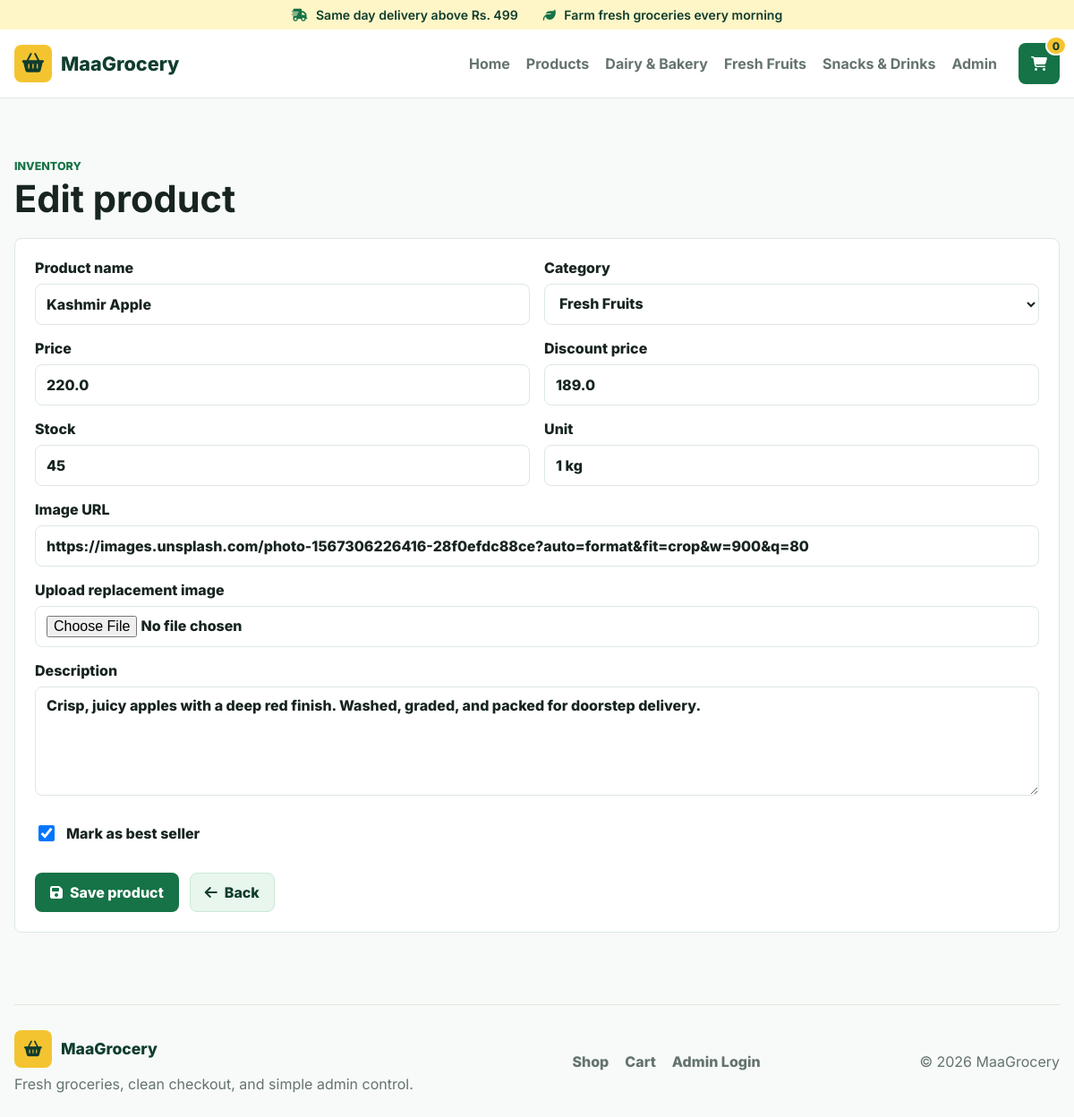
The page /admin/products/2/edit (signed in) on the database its author committed.
### tables this page shows
CREATE TABLE categories (
        id INTEGER PRIMARY KEY AUTOINCREMENT,
        name TEXT NOT NULL,
        slug TEXT UNIQUE NOT NULL,
        image_url TEXT,
        created_at TEXT DEFAULT CURRENT_TIMESTAMP
    );

CREATE TABLE products (
        id INTEGER PRIMARY KEY AUTOINCREMENT,
        category_id INTEGER REFERENCES categories(id),
        name TEXT NOT NULL,
        slug TEXT UNIQUE NOT NULL,
        description TEXT NOT NULL,
        image_url TEXT,
        price REAL NOT NULL,
        discount_price REAL,
        stock INTEGER DEFAULT 0 NOT NULL,
        unit TEXT DEFAULT 'piece' NOT NULL,
        is_best_seller INTEGER DEFAULT 0 NOT NULL,
        created_at TEXT DEFAULT CURRENT_TIMESTAMP
    );

### app.py (the view, shortened to what this page needs)
@app.route("/admin/products/<int:product_id>/edit", methods=["GET", "POST"])
@admin_required
def edit_product(product_id):
    product = db.fetch_one("SELECT * FROM products WHERE id = :id", {"id": product_id})
    if not product:
        abort(404)
    return render_template("edit_product.html", product=product, categories=get_categories())

### app.py (called while the page is built, shortened)
def get_categories():
    return db.fetch_all("SELECT * FROM categories ORDER BY name")

def get_cart_count():
    session_id = session.get("session_id")
    if not session_id:
        return 0
    row = db.fetch_one(
        "SELECT COALESCE(SUM(quantity), 0) AS count FROM cart WHERE session_id = :session_id",
        {"session_id": session_id},
    )
    return int(row["count"] or 0)

def admin_required(view):
    @wraps(view)
    def wrapped_view(*args, **kwargs):
        if not session.get("admin_id"):
            flash("Please log in to continue.", "warning")
            return redirect(url_for("admin_login"))
        return view(*args, **kwargs)
    return wrapped_view

@app.before_request
def ensure_cart_session():
    if "session_id" not in session:
        session["session_id"] = uuid.uuid4().hex

@app.context_processor
def inject_layout_data():
    try:
        return {
            "cart_count": get_cart_count(),
            "categories_nav": get_categories(),
            "current_year": datetime.now().year,
        }
    except Exception:
        return {"cart_count": 0, "categories_nav": [], "current_year": datetime.now().year}

    @property
    def is_oracle(self):
        return self.backend == "oracle"

    def connect(self):
        conn = sqlite3.connect(DATABASE_PATH)
        conn.row_factory = sqlite3.Row
        conn.execute("PRAGMA foreign_keys = ON")
        return conn

    def _rows_to_dicts(self, cursor, rows):
        if not rows:
            return []
        if self.is_oracle:
            columns = [column[0].lower() for column in cursor.description]
            return [dict(zip(columns, row)) for row in rows]
        return [dict(row) for row in rows]

    def fetch_all(self, sql, params=None):
        conn = self.connect()
        cursor = conn.cursor()
        try:
            cursor.execute(sql, params or {})
            rows = cursor.fetchall()
            return self._rows_to_dicts(cursor, rows)
        finally:
            cursor.close()
            conn.close()

    def fetch_one(self, sql, params=None):
        rows = self.fetch_all(sql, params)
        return rows[0] if rows else None

### templates/edit_product.html (shortened to what this page needs)
{% extends "base.html" %}
{% block content %}
<section class="form-page">
    <div class="section-heading">
        <span class="eyebrow">Inventory</span>
        <h1>Edit product</h1>
    </div>
    <form class="product-form" method="post" enctype="multipart/form-data">
        <div class="form-grid">
            <label>Product name
                <input type="text" name="name" value="{{ product.name }}" required>
            </label>
            <label>Category
                <select name="category_id" required>
                    {% for category in categories %}
                        <option value="{{ category.id }}" {% if product.category_id == category.id %}selected{% endif %}>{{ category.name }}</option>
                    {% endfor %}
                </select>
            </label>
            <label>Price
                <input type="number" name="price" value="{{ product.price }}" step="0.01" min="0" required>
            </label>
            <label>Discount price
                <input type="number" name="discount_price" value="{{ product.discount_price }}" step="0.01" min="0">
            </label>
            <label>Stock
                <input type="number" name="stock" value="{{ product.stock }}" min="0" required>
            </label>
            <label>Unit
                <input type="text" name="unit" value="{{ product.unit }}" required>
            </label>
            <label class="span-2">Image URL
                <input type="url" name="image_url" value="{{ product.image_url }}">
            </label>
            <label class="span-2">Upload replacement image
                <input type="file" name="image_file" accept="image/png,image/jpeg,image/webp,image/gif">
            </label>
            <label class="span-2">Description
                <textarea name="description" rows="5" required>{{ product.description }}</textarea>
            </label>
            <label class="checkbox-line">
                <input type="checkbox" name="is_best_seller" {% if product.is_best_seller %}checked{% endif %}>
                <span>Mark as best seller</span>
            </label>
        </div>
        <div class="form-actions">
            <button class="btn btn-primary" type="submit"><i class="fa-solid fa-floppy-disk"></i> Save product</button>
            <a class="btn btn-soft" href="{{ url_for('admin_dashboard') }}"><i class="fa-solid fa-arrow-left"></i> Back</a>
        </div>
    </form>
</section>
{% endblock %}

### templates/base.html (shortened to what this page needs)
<!doctype html>
<html lang="en">
<head>
    <link rel="stylesheet" href="https://cdnjs.cloudflare.com/ajax/libs/font-awesome/6.5.2/css/all.min.css">
    <link rel="stylesheet" href="{{ url_for('static', filename='css/style.css') }}">
</head>
<body>
    <header class="site-header">
        <div class="top-strip">
            <span><i class="fa-solid fa-truck-fast"></i> Same day delivery above Rs. 499</span>
            <span><i class="fa-solid fa-leaf"></i> Farm fresh groceries every morning</span>
        </div>
        <nav class="navbar">
            <a class="brand" href="{{ url_for('index') }}">
                <span class="brand-mark"><i class="fa-solid fa-basket-shopping"></i></span>
                <span>MaaGrocery</span>
            </a>
            <div class="nav-links">
                <a href="{{ url_for('index') }}">Home</a>
                <a href="{{ url_for('products') }}">Products</a>
                {% for category in categories_nav[:3] %}
                    <a href="{{ url_for('products', category=category.slug) }}">{{ category.name }}</a>
                {% endfor %}
                <a href="{{ url_for('admin_dashboard') }}">Admin</a>
            </div>
            <a class="cart-link" href="{{ url_for('cart') }}" aria-label="Cart">
                <i class="fa-solid fa-cart-shopping"></i>
                <span class="cart-count">{{ cart_count }}</span>
            </a>
        </nav>
    </header>
    <main>
        {% block content %}{% endblock %}
    </main>
    <footer class="site-footer">
        <div>
            <a class="brand footer-brand" href="{{ url_for('index') }}">
                <span class="brand-mark"><i class="fa-solid fa-basket-shopping"></i></span>
                <span>MaaGrocery</span>
            </a>
            <p>Fresh groceries, clean checkout, and simple admin control.</p>
        </div>
        <div class="footer-links">
            <a href="{{ url_for('products') }}">Shop</a>
            <a href="{{ url_for('cart') }}">Cart</a>
            <a href="{{ url_for('admin_login') }}">Admin Login</a>
        </div>
        <span class="copyright">&copy; {{ current_year }} MaaGrocery</span>
    </footer>
</body>
</html>

### static/css/style.css (style rules this page uses)
:root { --green-900: #0f3d2e; --green-700: #167247; --green-600: #1f8f57; --green-100: #e8f6ed; --yellow: #f4c430; --yellow-soft: #fff6c7; --ink: #17241f; --muted: #64736d; --line: #dde8e1; --page: #f7faf8; --white: #ffffff; --danger: #c2413d; --shadow: 0 18px 45px rgba(18, 55, 39, 0.12); }
* { box-sizing: border-box; }
body { margin: 0; font-family: "Inter", Arial, sans-serif; color: var(--ink); background: var(--page); }
a { color: inherit; text-decoration: none; }
button, input, textarea, select { font: inherit; }
main { min-height: 68vh; }
.site-header { position: sticky; top: 0; z-index: 50; background: rgba(255, 255, 255, 0.96); border-bottom: 1px solid var(--line); backdrop-filter: blur(14px); }
.top-strip { display: flex; justify-content: center; gap: 28px; padding: 8px 20px; color: var(--green-900); background: var(--yellow-soft); font-size: 0.88rem; font-weight: 600; }
.top-strip i { color: var(--green-700); margin-right: 6px; }
.navbar { width: min(1180px, calc(100% - 32px)); margin: 0 auto; min-height: 76px; display: flex; align-items: center; gap: 24px; }
.brand { display: inline-flex; align-items: center; gap: 10px; font-size: 1.35rem; font-weight: 800; color: var(--green-900); }
.brand-mark { width: 42px; height: 42px; display: inline-grid; place-items: center; color: var(--green-900); background: var(--yellow); border-radius: 8px; }
.nav-links { display: flex; align-items: center; gap: 18px; margin-left: auto; color: var(--muted); font-weight: 700; }
.cart-link { position: relative; width: 46px; height: 46px; display: inline-grid; place-items: center; color: var(--white); background: var(--green-700); border-radius: 8px; }
.cart-count { position: absolute; top: -8px; right: -8px; min-width: 22px; height: 22px; display: inline-grid; place-items: center; padding: 0 6px; color: var(--green-900); background: var(--yellow); border: 2px solid var(--white); border-radius: 999px; font-size: 0.75rem; font-weight: 800; }
.hero h1, .page-hero h1, .success-hero h1, .admin-hero h1, .form-page h1 { margin: 10px 0; font-size: 4.8rem; line-height: 1; letter-spacing: 0; }
.eyebrow { display: inline-flex; align-items: center; gap: 8px; color: var(--green-700); font-size: 0.78rem; font-weight: 800; letter-spacing: 0; text-transform: uppercase; }
.hero-actions, .form-actions, .admin-actions { display: flex; flex-wrap: wrap; gap: 12px; margin-top: 18px; }
.btn { display: inline-flex; align-items: center; justify-content: center; gap: 8px; min-height: 44px; padding: 0 16px; border: 1px solid transparent; border-radius: 8px; cursor: pointer; font-weight: 800; transition: transform 0.2s ease, background 0.2s ease, border 0.2s ease; }
.btn-primary { color: var(--white); background: var(--green-700); }
.btn-soft { color: var(--green-900); background: var(--green-100); border-color: #cbe8d7; }
.section, .shop-layout, .cart-layout, .checkout-layout, .order-layout, .admin-section, .form-page { width: min(1180px, calc(100% - 32px)); margin: 64px auto; }
.section-heading { margin-bottom: 22px; }
.section-heading h2, .section-heading h1 { margin: 8px 0 0; font-size: 2.6rem; letter-spacing: 0; }
.checkout-form, .product-form { padding: 22px; background: var(--white); border: 1px solid var(--line); border-radius: 8px; }
.form-grid { display: grid; grid-template-columns: repeat(2, minmax(0, 1fr)); gap: 16px; }
label { display: grid; gap: 8px; color: var(--ink); font-weight: 800; }
label input, label textarea, label select, .status-form select { width: 100%; min-height: 46px; border: 1px solid var(--line); border-radius: 8px; padding: 10px 12px; outline: 0; color: var(--ink); background: var(--white); }
label textarea { resize: vertical; }
.span-2 { grid-column: span 2; }
.checkbox-line { display: flex; align-items: center; gap: 10px; }
.checkbox-line input { width: 18px; height: 18px; }
.site-footer { width: min(1180px, calc(100% - 32px)); margin: 80px auto 28px; padding-top: 28px; display: flex; align-items: center; justify-content: space-between; gap: 24px; color: var(--muted); border-top: 1px solid var(--line); }
.footer-brand { font-size: 1.1rem; }
.site-footer p { margin: 8px 0 0; }
.footer-links { display: flex; gap: 18px; font-weight: 800; }

### rows shown on the page
categories: name "Dairy & Bakery"
categories: name "Fresh Fruits"
categories: name "Snacks & Drinks"
products: name "Kashmir Apple", category_id "Fresh Fruits", price "220.0", discount_price "189.0", stock "45", unit "1 kg", image_url "https://images.unsplash.com/photo-1567306226416-28f0efdc88ce?auto=format&fit=crop&w=900&q=80", description "Crisp, juicy apples with a deep red finish. Washed, graded, and packed for doorstep delivery.", is_best_seller "☑"

### other values the page prints
{{ cart_count }} "0"
